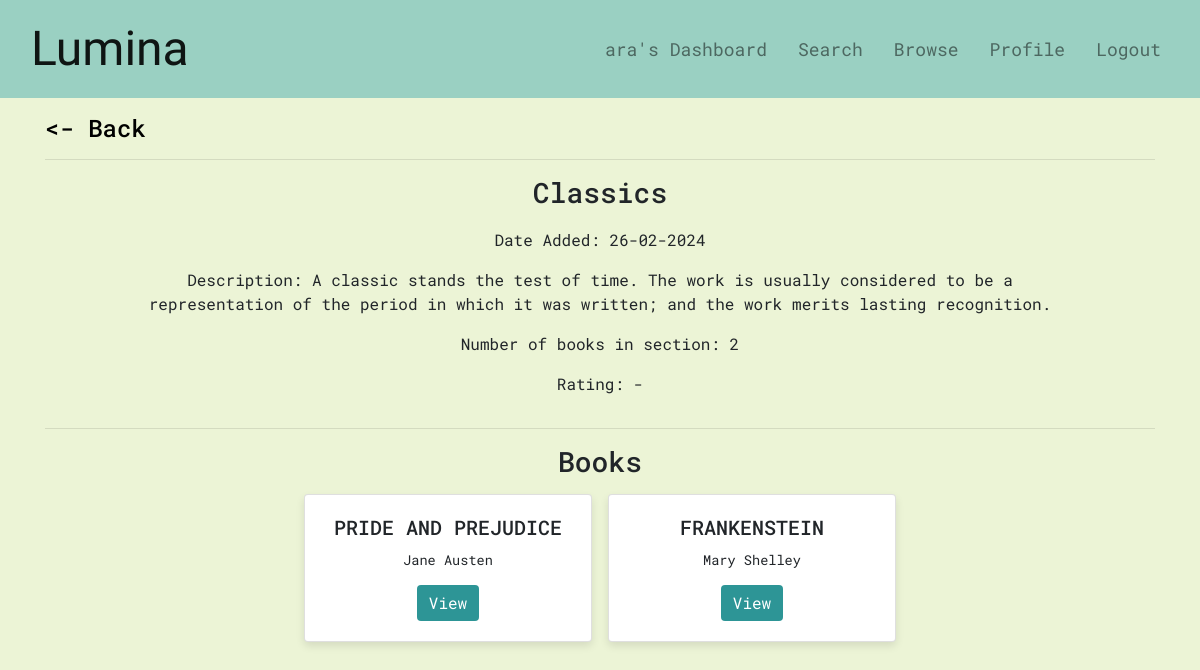
The app's page /section/4 (signed in), older data.
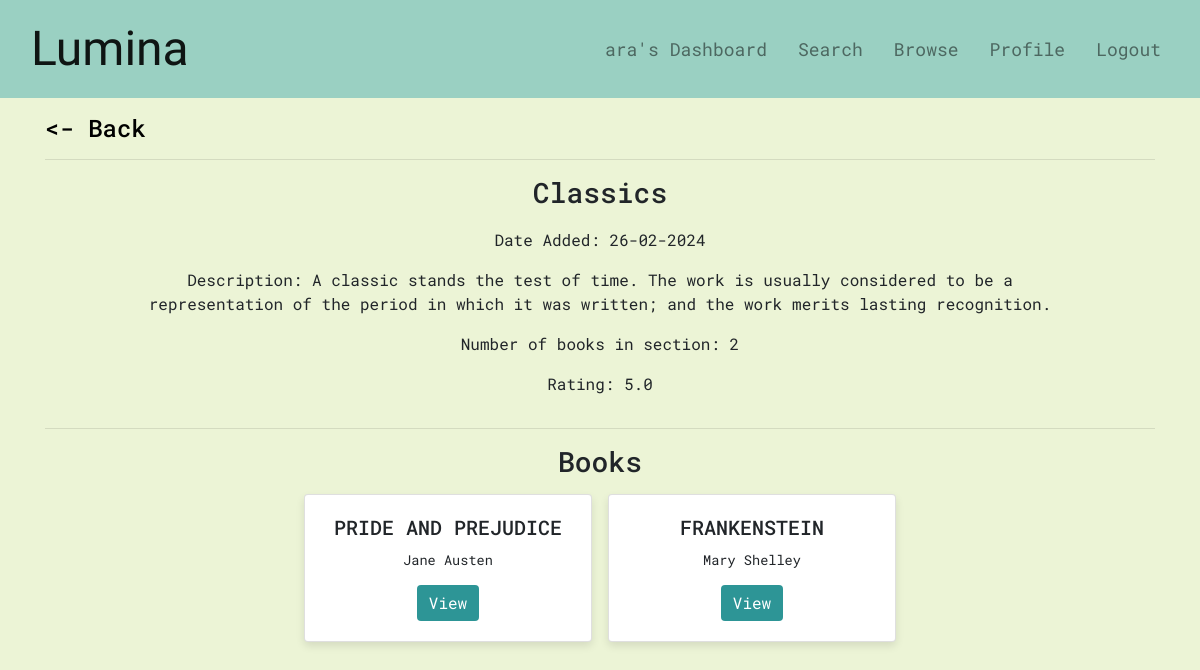
The same page, newer data.
### application/models.py (models this page shows)
class Section(db.Model):
    __tablename__ = 'section'
    id = db.Column(db.Integer, primary_key=True)
    title = db.Column(db.String(255), nullable=False)
    date_created = db.Column(db.Date, default=db.func.current_date())
    description = db.Column(db.Text)
    avg_rating = db.Column(db.Float)
    books = db.relationship('Book', secondary=sections_books)

### application/controllers.py (the view)
@app.route("/section/<section_id>", methods=['GET', 'POST'])
def section(section_id):
    if "user" in session:
        user = User.query.filter_by(username=session['user']).first()
        section = Section.query.filter_by(id=section_id).first()
        books = Book.query.filter_by(section_id=section_id).order_by(Book.id.asc()).all()
        section_book_count = len(books)
        if request.method == 'GET':
            book_requests = BookRequest.query.filter_by(issued=0).all()
            return render_template('section.html', title=section.title, user=session['user'], role=session['user_role'], section=section, books=books, book_count=section_book_count)
        if request.method == 'POST':
            book_requests = BookRequest.query.filter_by(issued=False).all()
            return redirect("/")
    else:
        return redirect("/")

### application/controllers.py (called while the page is built, shortened)
@app.before_request
def auto_return():
    book_requests = BookRequest.query.filter_by(issued=True).all()
    if book_requests is None:
        return
    return

### templates/section.html (shortened to what this page needs)
{% extends "body.html" %}
{% block body %}
<div class="container mt-3">
    <div>
        {% if role=='admin'%}
        <a id="backlink"href="/manage">
        {% else %}
        <a id="backlink"href="/browse">
        {% endif %}
            <h4><- Back</h4>
        </a>
    </div>
    <hr>
    <div class="row justify-content-center mb-2" style="text-align: center;">
        <div class="col-md-10">
            <h3 class="display-5" style="margin-bottom: 2%;">{{ section.title }}</h3>
            <p>Date Added: {{ section.date_created.strftime('%d-%m-%Y') }}</p>
            {% if section.description %}
            <p>Description: {{ section.description }}</p>
            {% else %}
            <p>Description: -</p>
            {% endif %}
            <p>Number of books in section: {{ book_count}}</p>
            {% if section.avg_rating %}
            <p>Rating: {{ section.avg_rating }}</p>
            {% else %}
            <p>Rating: -</p>
            {% endif %}
        </div>
    </div>
    <hr>
    <div class="row justify-content-center" style="text-align: center;">
        <div class="col-md-12">
            <h3 class="mb-3">Books</h3>
            {% if books %}
            <div class="row justify-content-center mb-2">
                {% for book in books %}
                <div class="card mx-2 book-card">
                    <div class="card-body">
                        <h5 class="card-title text-center">{{ book.title }}</h5>
                        <p class="card-text" id="authornames">
                            {% for author in book.author %}
                            {{ author.name }}{% if not loop.last %}, {% endif %}
                            {% endfor %}
                        </p>
                        {% if role=='admin' %}
                        <a href="/book/{{ book.id }}" class="btn btn-custom">Manage</a>
                        {% else %}
                        <a href="/book/{{ book.id }}" class="btn btn-custom">View</a>
                        {% endif %}
                    </div>
                </div>
                {% endfor %}
            </div>
            {% else %}
            <p class="text-muted">No books have been added to this section.</p>
            {% endif %}
        </div>
    </div>
</div>
{% endblock %}

Row changes from the older to the newer data that the page shows:
changed Section "Classics": avg_rating (not shown) → "5.0"
Text that changed along with them:
text no longer shown: "Rating: -"
text now shown: "Rating:"
